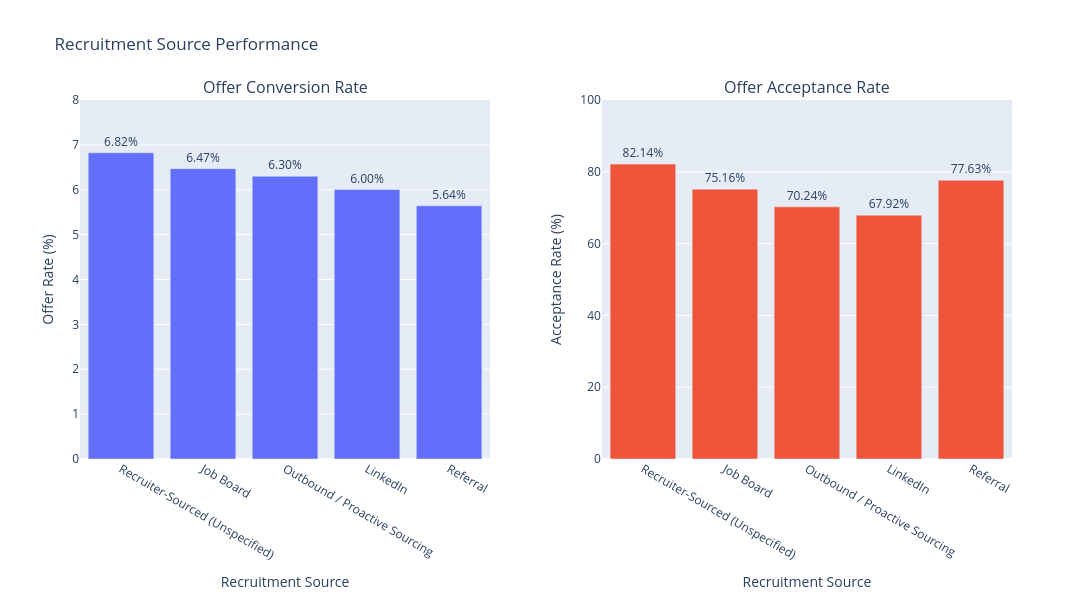

Source (notebook cell):
### Markdown cell above
### Step 5 —RTecruitment Source Performance (side by side)

### Code cell
# Create two side-by-side charts with independent y-axes
fig = make_subplots(
    rows=1,
    cols=2,
    subplot_titles=(
        "Offer Conversion Rate",
        "Offer Acceptance Rate"
    ),
    horizontal_spacing=0.12
)

# Add Offer Conversion Rate to the first chart
fig.add_trace(
    go.Bar(
        x=source_summary["Source_Label"],
        y=source_summary["Offer_Rate"],
        text=source_summary["Offer_Rate"],
        texttemplate="%{text:.2f}%",
        textposition="outside",
        name="Offer Rate"
    ),
    row=1, col=1
)

# Add Offer Acceptance Rate to the second chart
fig.add_trace(
    go.Bar(
        x=source_summary["Source_Label"],
        y=source_summary["Acceptance_Rate"],
        text=source_summary["Acceptance_Rate"],
        texttemplate="%{text:.2f}%",
        textposition="outside",
        name="Acceptance Rate"
    ),
    row=1, col=2
)

# Label the horizontal axes
fig.update_xaxes(title_text="Recruitment Source", row=1, col=1)
fig.update_xaxes(title_text="Recruitment Source", row=1, col=2)

# Set separate vertical scales for each metric
fig.update_yaxes(title_text="Offer Rate (%)", range=[0, 8], row=1, col=1)
fig.update_yaxes(title_text="Acceptance Rate (%)", range=[0, 100], row=1, col=2)

# Improve the overall layout
fig.update_layout(
    title_text="Recruitment Source Performance",
    height=600,
    width=1400,
    showlegend=False
)

# Display the combined chart
fig.show()

### Figure 1 — Plotly figure (JSON) as saved in the notebook; plotly's stock layout.template omitted (floating-point values rounded to 4 significant figures)
{"data": [{"name": "Offer Rate", "text": [6.824, 6.47, 6.302, 6.005, 5.642], "textposition": "outside", "texttemplate": "%{text:.2f}%", "type": "bar", "x": ["Recruiter-Sourced (Unspecified)", "Job Board", "Outbound / Proactive Sourcing", "LinkedIn", "Referral"], "xaxis": "x", "y": [6.824, 6.47, 6.302, 6.005, 5.642], "yaxis": "y"}, {"name": "Acceptance Rate", "text": [82.14, 75.16, 70.24, 67.92, 77.63], "textposition": "outside", "texttemplate": "%{text:.2f}%", "type": "bar", "x": ["Recruiter-Sourced (Unspecified)", "Job Board", "Outbound / Proactive Sourcing", "LinkedIn", "Referral"], "xaxis": "x2", "y": [82.14, 75.16, 70.24, 67.92, 77.63], "yaxis": "y2"}], "layout": {"annotations": [{"font": {"size": 16}, "showarrow": false, "text": "Offer Conversion Rate", "x": 0.22, "xanchor": "center", "xref": "paper", "y": 1, "yanchor": "bottom", "yref": "paper"}, {"font": {"size": 16}, "showarrow": false, "text": "Offer Acceptance Rate", "x": 0.78, "xanchor": "center", "xref": "paper", "y": 1, "yanchor": "bottom", "yref": "paper"}], "height": 600, "showlegend": false, "title": {"text": "Recruitment Source Performance"}, "width": 1400, "xaxis": {"anchor": "y", "domain": [0, 0.44], "title": {"text": "Recruitment Source"}}, "xaxis2": {"anchor": "y2", "domain": [0.56, 1], "title": {"text": "Recruitment Source"}}, "yaxis": {"anchor": "x", "domain": [0, 1], "range": [0, 8], "title": {"text": "Offer Rate (%)"}}, "yaxis2": {"anchor": "x2", "domain": [0, 1], "range": [0, 100], "title": {"text": "Acceptance Rate (%)"}}}}
